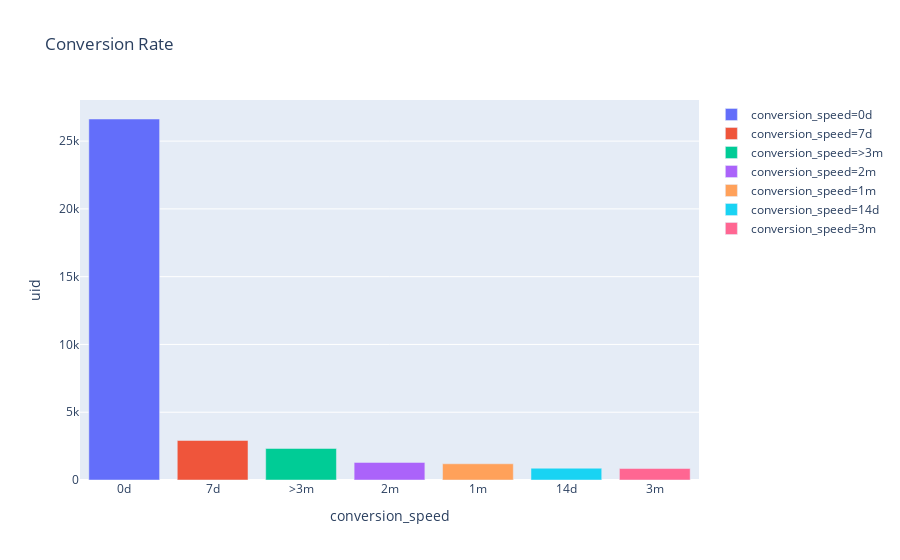

The cell this chart's notebook holds for it:
### Code cell
conversion_r=conversion.groupby(['conversion_speed']).agg({'uid': 'count'}).reset_index().sort_values(by='uid', ascending=False)
fig = px.bar(conversion_r, x="conversion_speed", y="uid", color="conversion_speed", title="Conversion Rate")
fig.show()

### Figure 1 — Plotly figure (JSON) as saved in the notebook; plotly's stock layout.template omitted (floating-point values rounded to 4 significant figures)
{"data": [{"alignmentgroup": "True", "hoverlabel": {"namelength": 0}, "hovertemplate": "conversion_speed=%{x}<br>uid=%{y}", "legendgroup": "conversion_speed=0d", "marker": {"color": "#636efa"}, "name": "conversion_speed=0d", "offsetgroup": "conversion_speed=0d", "orientation": "v", "showlegend": true, "textposition": "auto", "type": "bar", "x": ["0d"], "xaxis": "x", "y": [26631], "yaxis": "y"}, {"alignmentgroup": "True", "hoverlabel": {"namelength": 0}, "hovertemplate": "conversion_speed=%{x}<br>uid=%{y}", "legendgroup": "conversion_speed=7d", "marker": {"color": "#EF553B"}, "name": "conversion_speed=7d", "offsetgroup": "conversion_speed=7d", "orientation": "v", "showlegend": true, "textposition": "auto", "type": "bar", "x": ["7d"], "xaxis": "x", "y": [2915], "yaxis": "y"}, {"alignmentgroup": "True", "hoverlabel": {"namelength": 0}, "hovertemplate": "conversion_speed=%{x}<br>uid=%{y}", "legendgroup": "conversion_speed=>3m", "marker": {"color": "#00cc96"}, "name": "conversion_speed=>3m", "offsetgroup": "conversion_speed=>3m", "orientation": "v", "showlegend": true, "textposition": "auto", "type": "bar", "x": [">3m"], "xaxis": "x", "y": [2326], "yaxis": "y"}, {"alignmentgroup": "True", "hoverlabel": {"namelength": 0}, "hovertemplate": "conversion_speed=%{x}<br>uid=%{y}", "legendgroup": "conversion_speed=2m", "marker": {"color": "#ab63fa"}, "name": "conversion_speed=2m", "offsetgroup": "conversion_speed=2m", "orientation": "v", "showlegend": true, "textposition": "auto", "type": "bar", "x": ["2m"], "xaxis": "x", "y": [1298], "yaxis": "y"}, {"alignmentgroup": "True", "hoverlabel": {"namelength": 0}, "hovertemplate": "conversion_speed=%{x}<br>uid=%{y}", "legendgroup": "conversion_speed=1m", "marker": {"color": "#FFA15A"}, "name": "conversion_speed=1m", "offsetgroup": "conversion_speed=1m", "orientation": "v", "showlegend": true, "textposition": "auto", "type": "bar", "x": ["1m"], "xaxis": "x", "y": [1196], "yaxis": "y"}, {"alignmentgroup": "True", "hoverlabel": {"namelength": 0}, "hovertemplate": "conversion_speed=%{x}<br>uid=%{y}", "legendgroup": "conversion_speed=14d", "marker": {"color": "#19d3f3"}, "name": "conversion_speed=14d", "offsetgroup": "conversion_speed=14d", "orientation": "v", "showlegend": true, "textposition": "auto", "type": "bar", "x": ["14d"], "xaxis": "x", "y": [869], "yaxis": "y"}, {"alignmentgroup": "True", "hoverlabel": {"namelength": 0}, "hovertemplate": "conversion_speed=%{x}<br>uid=%{y}", "legendgroup": "conversion_speed=3m", "marker": {"color": "#FF6692"}, "name": "conversion_speed=3m", "offsetgroup": "conversion_speed=3m", "orientation": "v", "showlegend": true, "textposition": "auto", "type": "bar", "x": ["3m"], "xaxis": "x", "y": [846], "yaxis": "y"}], "layout": {"barmode": "relative", "legend": {"tracegroupgap": 0}, "title": {"text": "Conversion Rate"}, "xaxis": {"anchor": "y", "categoryarray": ["0d", "7d", ">3m", "2m", "1m", "14d", "3m"], "categoryorder": "array", "domain": [0, 1], "title": {"text": "conversion_speed"}}, "yaxis": {"anchor": "x", "domain": [0, 1], "title": {"text": "uid"}}}}
